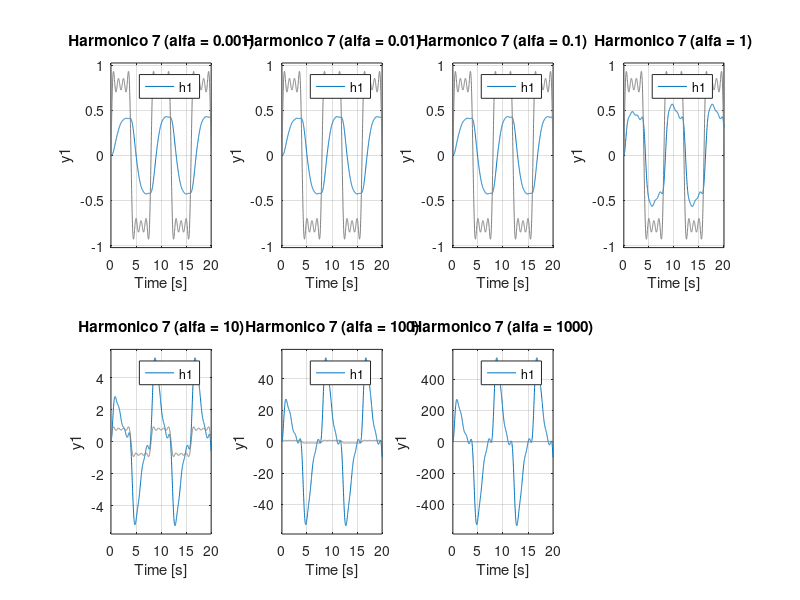
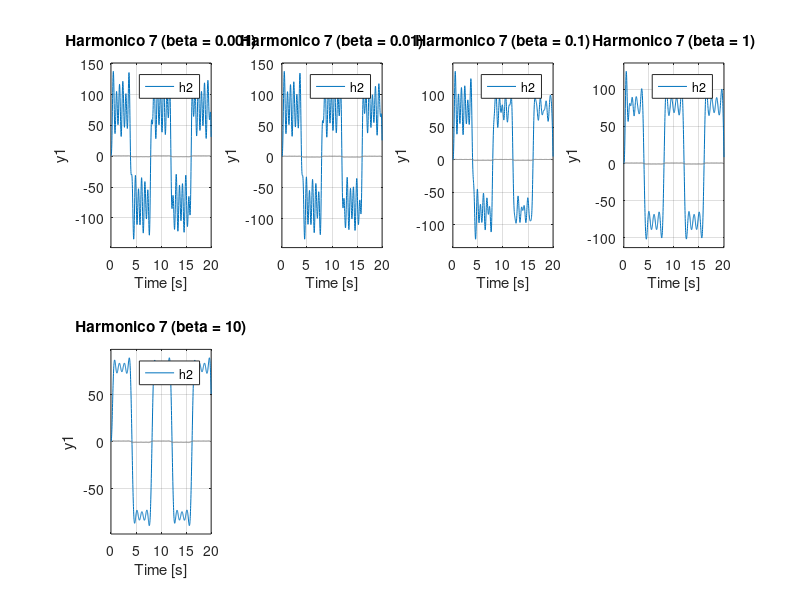

Reproduce these figures in MATLAB, in order.
clear all;
close all;

a = [0.001 0.01 0.1 1 10 100 1000];
b = [0.001 0.01 0.1 1 10];
t = linspace(0, 20,1000);
u = sin((pi/4)*t) + (sin((3*pi/4)*t)/3) + (sin((5*pi/4)*t)/5) + (sin((7*pi/4)*t)/7);

figure;
for idx = 1:numel(a) 
    alpha = a(idx);
    h1 = tf([0 alpha 1], [1 2 2]);
    subplot(2,4,idx);
    lsim(h1,u,t); hold on;
    title(['Harmonico 7 (alfa = ' ,num2str(alpha), ')']);
end

figure
for idx = 1:numel(b) 
    beta = b(idx);
    h2 = tf([0 1 10000], [1 2*beta 100]);
    subplot(2,4,idx);
    lsim(h2,u,t); hold on;
    title(['Harmonico 7 (beta = ' ,num2str(beta), ')']);    
end
